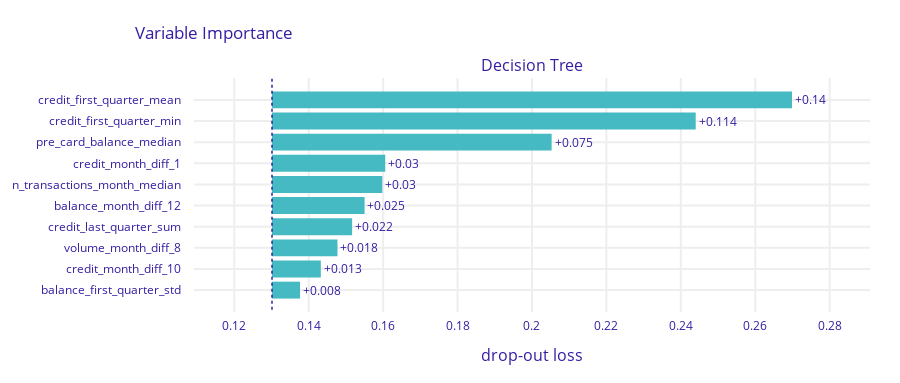

This figure's notebook cell:
### Code cell
mp_rf = explainer.model_parts(type='variable_importance', B=10)
mp_rf.plot()

### Figure 1 — Plotly figure (JSON) as saved in the notebook; plotly's stock layout.template omitted (floating-point values rounded to 4 significant figures)
{"data": [{"base": 0.1301, "hoverinfo": "text", "hoverlabel": {"bgcolor": "rgba(0,0,0,0.8)"}, "hovertext": ["Model: Decision Tree loss after<br>variable: credit_first_quarter_mean is permuted: 0.27<br>Drop-out loss change: +0.14", "Model: Decision Tree loss after<br>variable: credit_first_quarter_min is permuted: 0.244<br>Drop-out loss change: +0.114", "Model: Decision Tree loss after<br>variable: pre_card_balance_median is permuted: 0.205<br>Drop-out loss change: +0.075", "Model: Decision Tree loss after<br>variable: credit_month_diff_1 is permuted: 0.161<br>Drop-out loss change: +0.03", "Model: Decision Tree loss after<br>variable: n_transactions_month_median is permuted: 0.16<br>Drop-out loss change: +0.03", "Model: Decision Tree loss after<br>variable: balance_month_diff_12 is permuted: 0.155<br>Drop-out loss change: +0.025", "Model: Decision Tree loss after<br>variable: credit_last_quarter_sum is permuted: 0.152<br>Drop-out loss change: +0.022", "Model: Decision Tree loss after<br>variable: volume_month_diff_8 is permuted: 0.148<br>Drop-out loss change: +0.018", "Model: Decision Tree loss after<br>variable: credit_month_diff_10 is permuted: 0.143<br>Drop-out loss change: +0.013", "Model: Decision Tree loss after<br>variable: balance_first_quarter_std is permuted: 0.138<br>Drop-out loss change: +0.008"], "marker": {"color": "#46bac2"}, "orientation": "h", "showlegend": false, "text": ["+0.14", "+0.114", "+0.075", "+0.03", "+0.03", "+0.025", "+0.022", "+0.018", "+0.013", "+0.008"], "textposition": "outside", "type": "bar", "x": [0.1397, 0.1139, 0.07515, 0.03043, 0.02965, 0.02488, 0.02153, 0.0176, 0.01312, 0.00754], "xaxis": "x", "y": ["credit_first_quarter_mean", "credit_first_quarter_min", "pre_card_balance_median", "credit_month_diff_1", "n_transactions_month_median", "balance_month_diff_12", "credit_last_quarter_sum", "volume_month_diff_8", "credit_month_diff_10", "balance_first_quarter_std"], "yaxis": "y"}], "layout": {"annotations": [{"font": {"size": 16}, "showarrow": false, "text": "Decision Tree", "x": 0.5, "xanchor": "center", "xref": "paper", "y": 1, "yanchor": "bottom", "yref": "paper"}, {"font": {"size": 16}, "showarrow": false, "text": "drop-out loss", "x": 0.5, "xanchor": "center", "xref": "paper", "y": 0, "yanchor": "top", "yref": "paper", "yshift": -30}], "font": {"color": "#371ea3"}, "height": 383, "margin": {"b": 71, "r": 30, "t": 78}, "shapes": [{"line": {"color": "#371ea3", "dash": "dot", "width": 1.5}, "type": "line", "x0": 0.1301, "x1": 0.1301, "xref": "x", "y0": -1, "y1": 10, "yref": "y"}], "title": {"text": "Variable Importance", "x": 0.15}, "xaxis": {"anchor": "y", "automargin": true, "domain": [0, 1], "fixedrange": true, "gridwidth": 2, "range": [0.1092, 0.2908], "tickcolor": "white", "ticklen": 3, "ticks": "outside", "type": "linear", "zeroline": false}, "yaxis": {"anchor": "x", "automargin": true, "autorange": "reversed", "domain": [0, 1], "fixedrange": true, "gridwidth": 2, "tickcolor": "white", "ticklen": 10, "ticks": "outside", "type": "category"}}}
